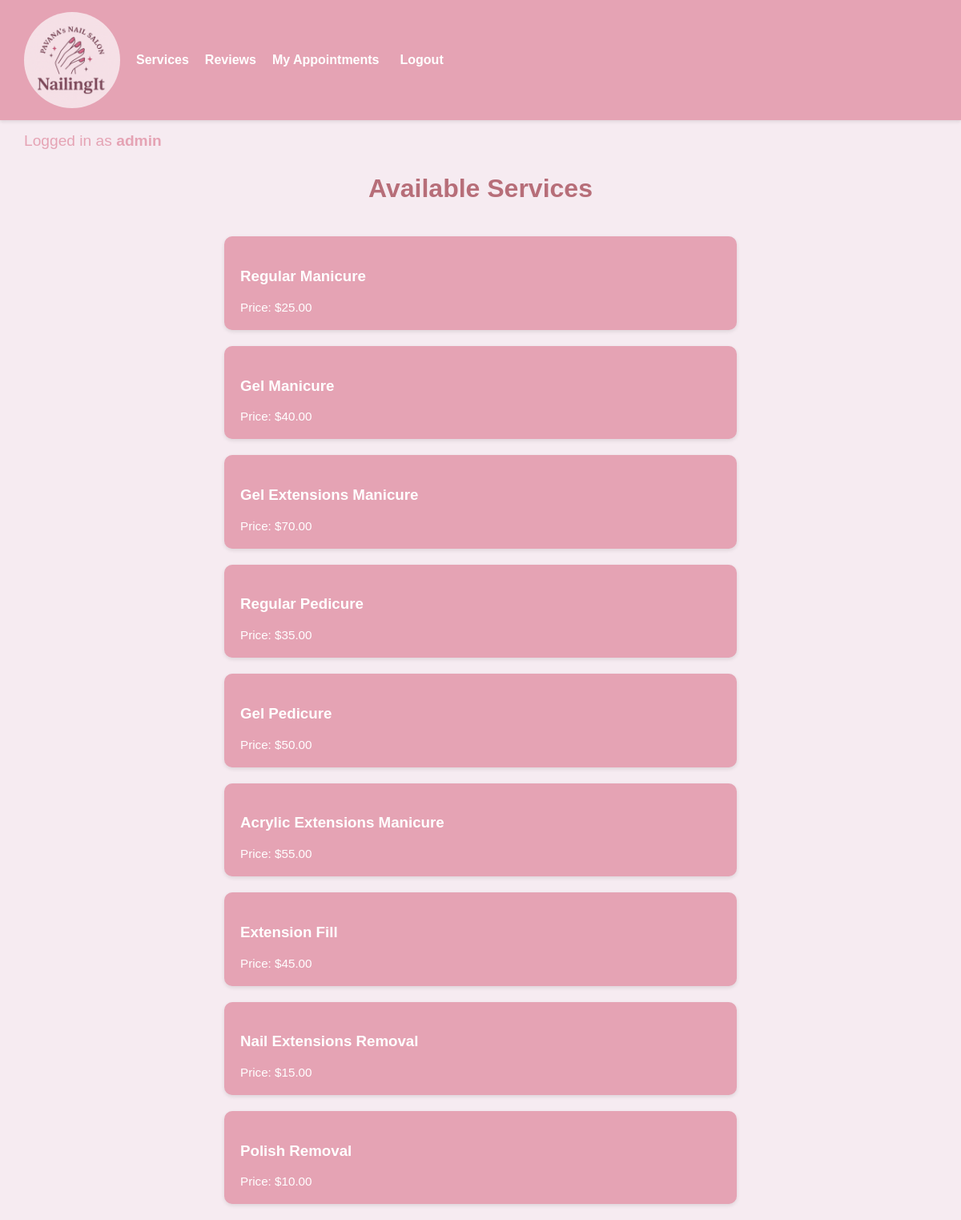
The app's page / (signed in) with its own data.
### project/models.py (models this page shows, shortened)
class Service(models.Model):
    name = models.CharField(max_length=100)
    duration = models.PositiveIntegerField()
    price = models.DecimalField(max_digits=6, decimal_places=2)
    description = models.TextField()

### project/views.py (the view)
# urls.py: path("", views.ServiceListView.as_view(), name="service_list"),
class ServiceListView(ListView):
    model = Service
    template_name = "project/service_list.html"

### project/templates/project/service_list.html
{% extends "project/base.html" %}
{% block content %}
  <h1>Available Services</h1>
  <div class="service-container">
    {% for service in object_list %}
      <div class="service-card">
        <h3><a href="{% url 'service_detail' service.pk %}">{{ service.name }}</a></h3>
        <p>Price: ${{ service.price }}</p>
      </div>
    {% endfor %}
  </div>
{% endblock %}

### project/templates/project/base.html (shortened to what this page needs)
{% load static %}
<!DOCTYPE html>
<html>
<head>
  <link rel="stylesheet" href="{% static 'nail_salon.css' %}">
</head>
<body>
  <div class="navbar">
    <img id="logo" src="{% static 'logo.png' %}" alt="Nail Salon Logo">
    <div class="nav-links">
      <a href="{% url 'service_list' %}" class="nav-link">Services</a>
      <a href="{% url 'reviews' %}" class="nav-link">Reviews</a>
      {% if user.is_authenticated %}
        <a href="{% url 'my_appointments' %}" class="nav-link">My Appointments</a>
        <form method="post" action="{% url 'logout' %}" class="inline-form">
          <button type="submit" class="nav-link">Logout</button>
        </form>
      {% else %}
        <a href="{% url 'login' %}" class="nav-link">Login</a>
        <a href="{% url 'register' %}" class="nav-link">Register</a>
      {% endif %}
    </div>
  </div>
  {% if user.is_authenticated %}
    <p class="login-status">Logged in as <strong>{{ user.username }}</strong></p>
  {% else %}
    <p class="login-status">Not logged in</p>
  {% endif %}
  {% block content %}{% endblock %}
</body>
</html>

### static/nail_salon.css (style rules this page uses)
body { background-color: #F6EBF1; font-family: 'Montserrat', sans-serif; color: #333; margin: 0; padding: 0; }
.navbar { display: flex; align-items: center; padding: 15px 30px; background-color: #E5A3B4; box-shadow: 0 2px 4px rgba(0,0,0,0.1); }
#logo { width: 120px; height: 120px; object-fit: cover; border-radius: 50%; margin-right: 20px; }
.nav-links { display: flex; align-items: center; }
.nav-link { text-decoration: none; color: #fff; margin-right: 20px; font-weight: 600; font-size: 1em; background: none; border: none; cursor: pointer; font-family: 'Montserrat', sans-serif; }
.inline-form { display: inline; }
.login-status { font-size: 1.2em; margin: 15px 30px; font-weight: 500; color: #E5A3B4; }
.login-status strong { color: #E5A3B4; font-weight: 700; }
.service-container { display: flex; flex-direction: column; align-items: center; gap: 20px; padding: 20px 0; }
.service-card { background-color: #E5A3B4; border-radius: 10px; padding: 20px; width: 60%; max-width: 600px; box-shadow: 0 2px 5px rgba(0,0,0,0.1); transition: transform 0.2s ease; color: #fff; }
.service-card h3 a { color: #fff; text-decoration: none; }
.service-card p { margin: 10px 0 0 0; font-size: 0.95em; color: #fff; }
h1, h2 { text-align: center; color: #B76E79; margin-top: 30px; font-weight: 700; }

### records on screen
Service: name "Regular Manicure", price "25.00"
Service: name "Gel Manicure", price "40.00"
Service: name "Gel Extensions Manicure", price "70.00"
Service: name "Regular Pedicure", price "35.00"
Service: name "Gel Pedicure", price "50.00"
Service: name "Acrylic Extensions Manicure", price "55.00"
Service: name "Extension Fill", price "45.00"
Service: name "Nail Extensions Removal", price "15.00"
Service: name "Polish Removal", price "10.00"

### other values on screen
{{ user.username }} "admin"
